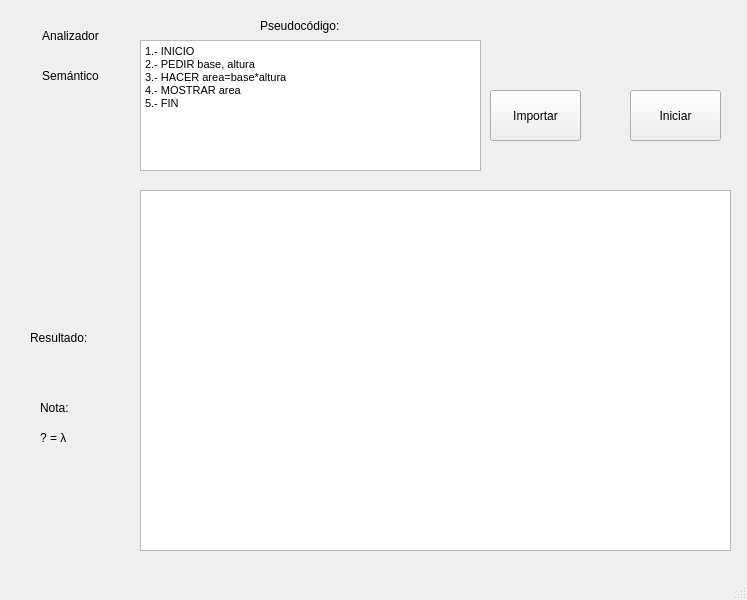
<?xml version="1.0" encoding="UTF-8"?>
<ui version="4.0">
 <class>MainWindow</class>
 <widget class="QMainWindow" name="MainWindow">
  <property name="geometry">
   <rect>
    <x>0</x>
    <y>0</y>
    <width>747</width>
    <height>600</height>
   </rect>
  </property>
  <property name="windowTitle">
   <string>MainWindow</string>
  </property>
  <property name="styleSheet">
   <string notr="true"/>
  </property>
  <widget class="QWidget" name="centralwidget">
   <widget class="QLabel" name="label">
    <property name="geometry">
     <rect>
      <x>10</x>
      <y>20</y>
      <width>121</width>
      <height>31</height>
     </rect>
    </property>
    <property name="styleSheet">
     <string notr="true">font: 75 18pt &quot;MS Shell Dlg 2&quot;;</string>
    </property>
    <property name="text">
     <string>Analizador</string>
    </property>
    <property name="alignment">
     <set>Qt::AlignCenter</set>
    </property>
   </widget>
   <widget class="QTextEdit" name="textEdit">
    <property name="geometry">
     <rect>
      <x>140</x>
      <y>40</y>
      <width>341</width>
      <height>131</height>
     </rect>
    </property>
    <property name="html">
     <string>&lt;!DOCTYPE HTML PUBLIC &quot;-//W3C//DTD HTML 4.0//EN&quot; &quot;http://www.w3.org/TR/REC-html40/strict.dtd&quot;&gt;
&lt;html&gt;&lt;head&gt;&lt;meta name=&quot;qrichtext&quot; content=&quot;1&quot; /&gt;&lt;style type=&quot;text/css&quot;&gt;
p, li { white-space: pre-wrap; }
&lt;/style&gt;&lt;/head&gt;&lt;body style=&quot; font-family:'MS Shell Dlg 2'; font-size:8.25pt; font-weight:400; font-style:normal;&quot;&gt;
&lt;p style=&quot; margin-top:0px; margin-bottom:0px; margin-left:0px; margin-right:0px; -qt-block-indent:0; text-indent:0px;&quot;&gt;1.- INICIO&lt;/p&gt;
&lt;p style=&quot; margin-top:0px; margin-bottom:0px; margin-left:0px; margin-right:0px; -qt-block-indent:0; text-indent:0px;&quot;&gt;2.- PEDIR base, altura&lt;/p&gt;
&lt;p style=&quot; margin-top:0px; margin-bottom:0px; margin-left:0px; margin-right:0px; -qt-block-indent:0; text-indent:0px;&quot;&gt;3.- HACER area=base*altura&lt;/p&gt;
&lt;p style=&quot; margin-top:0px; margin-bottom:0px; margin-left:0px; margin-right:0px; -qt-block-indent:0; text-indent:0px;&quot;&gt;4.- MOSTRAR area&lt;/p&gt;
&lt;p style=&quot; margin-top:0px; margin-bottom:0px; margin-left:0px; margin-right:0px; -qt-block-indent:0; text-indent:0px;&quot;&gt;5.- FIN&lt;/p&gt;&lt;/body&gt;&lt;/html&gt;</string>
    </property>
   </widget>
   <widget class="QTextEdit" name="textEdit_2">
    <property name="geometry">
     <rect>
      <x>140</x>
      <y>190</y>
      <width>591</width>
      <height>361</height>
     </rect>
    </property>
    <property name="styleSheet">
     <string notr="true">font: 75 11pt &quot;MS Shell Dlg 2&quot;;</string>
    </property>
    <property name="html">
     <string>&lt;!DOCTYPE HTML PUBLIC &quot;-//W3C//DTD HTML 4.0//EN&quot; &quot;http://www.w3.org/TR/REC-html40/strict.dtd&quot;&gt;
&lt;html&gt;&lt;head&gt;&lt;meta name=&quot;qrichtext&quot; content=&quot;1&quot; /&gt;&lt;style type=&quot;text/css&quot;&gt;
p, li { white-space: pre-wrap; }
&lt;/style&gt;&lt;/head&gt;&lt;body style=&quot; font-family:'MS Shell Dlg 2'; font-size:11pt; font-weight:72; font-style:normal;&quot;&gt;
&lt;p style=&quot;-qt-paragraph-type:empty; margin-top:0px; margin-bottom:0px; margin-left:0px; margin-right:0px; -qt-block-indent:0; text-indent:0px;&quot;&gt;&lt;br /&gt;&lt;/p&gt;&lt;/body&gt;&lt;/html&gt;</string>
    </property>
   </widget>
   <widget class="QPushButton" name="pushButton_iniciar">
    <property name="geometry">
     <rect>
      <x>630</x>
      <y>90</y>
      <width>91</width>
      <height>51</height>
     </rect>
    </property>
    <property name="styleSheet">
     <string notr="true">font: 75 14pt &quot;MS Shell Dlg 2&quot;;</string>
    </property>
    <property name="text">
     <string>Iniciar</string>
    </property>
   </widget>
   <widget class="QPushButton" name="pushButton_importar">
    <property name="geometry">
     <rect>
      <x>490</x>
      <y>90</y>
      <width>91</width>
      <height>51</height>
     </rect>
    </property>
    <property name="styleSheet">
     <string notr="true">font: 75 14pt &quot;MS Shell Dlg 2&quot;;</string>
    </property>
    <property name="text">
     <string>Importar</string>
    </property>
   </widget>
   <widget class="QLabel" name="label_2">
    <property name="geometry">
     <rect>
      <x>260</x>
      <y>10</y>
      <width>141</width>
      <height>31</height>
     </rect>
    </property>
    <property name="styleSheet">
     <string notr="true">font: 75 14pt &quot;MS Shell Dlg 2&quot;;</string>
    </property>
    <property name="text">
     <string>Pseudocódigo:</string>
    </property>
   </widget>
   <widget class="QLabel" name="label_4">
    <property name="geometry">
     <rect>
      <x>30</x>
      <y>330</y>
      <width>141</width>
      <height>16</height>
     </rect>
    </property>
    <property name="styleSheet">
     <string notr="true">font: 75 14pt &quot;MS Shell Dlg 2&quot;;</string>
    </property>
    <property name="text">
     <string>Resultado:</string>
    </property>
   </widget>
   <widget class="QLabel" name="label_3">
    <property name="geometry">
     <rect>
      <x>10</x>
      <y>60</y>
      <width>121</width>
      <height>31</height>
     </rect>
    </property>
    <property name="styleSheet">
     <string notr="true">font: 75 18pt &quot;MS Shell Dlg 2&quot;;</string>
    </property>
    <property name="text">
     <string>Semántico</string>
    </property>
    <property name="alignment">
     <set>Qt::AlignCenter</set>
    </property>
   </widget>
   <widget class="QLabel" name="label_5">
    <property name="geometry">
     <rect>
      <x>40</x>
      <y>400</y>
      <width>141</width>
      <height>16</height>
     </rect>
    </property>
    <property name="styleSheet">
     <string notr="true">font: 75 14pt &quot;MS Shell Dlg 2&quot;;</string>
    </property>
    <property name="text">
     <string>Nota:</string>
    </property>
   </widget>
   <widget class="QLabel" name="label_6">
    <property name="geometry">
     <rect>
      <x>40</x>
      <y>430</y>
      <width>141</width>
      <height>16</height>
     </rect>
    </property>
    <property name="styleSheet">
     <string notr="true">font: 75 14pt &quot;MS Shell Dlg 2&quot;;</string>
    </property>
    <property name="text">
     <string>? = λ</string>
    </property>
   </widget>
  </widget>
  <widget class="QMenuBar" name="menubar">
   <property name="geometry">
    <rect>
     <x>0</x>
     <y>0</y>
     <width>747</width>
     <height>21</height>
    </rect>
   </property>
  </widget>
  <widget class="QStatusBar" name="statusbar"/>
 </widget>
 <resources/>
 <connections/>
</ui>
